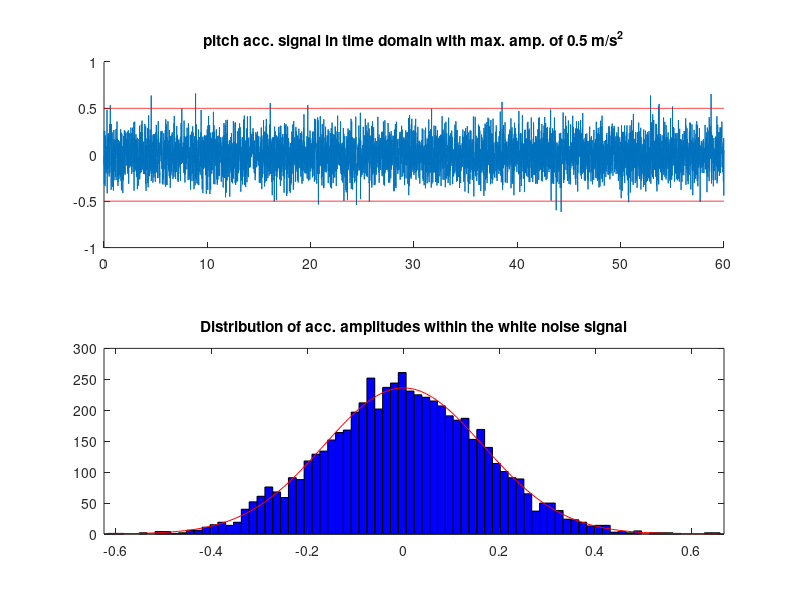
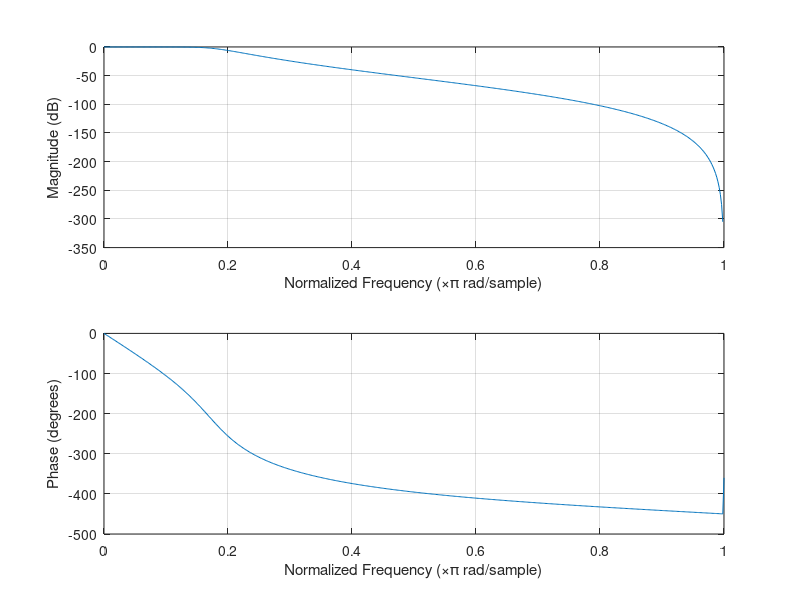
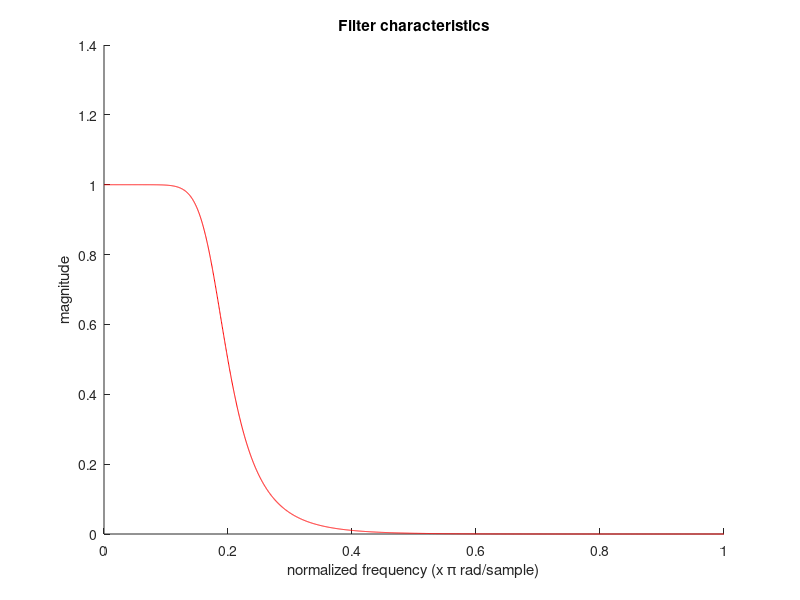
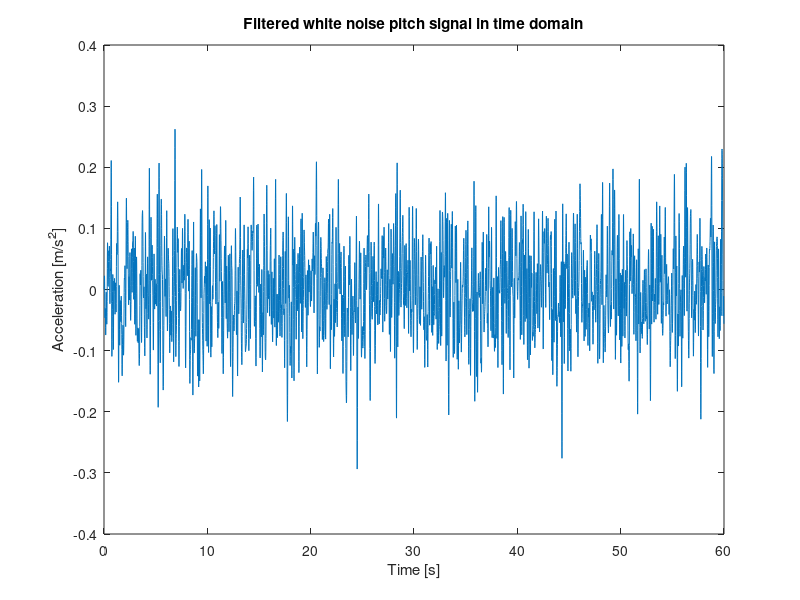

These charts were generated, in order, by the following MATLAB code: (Note: this script raises an error after producing the figures.)
%% Pitch perturbation signal design with amplitudes of 0.5 m/s^2

% Jelle Waling de Haan
% 30-07-18
% MSc project: passive rider identification

% In this script a pitch perturbation signal is designed. It's based on a
% filtered white noise with (reduced) power up to 10 Hz. 99,7% of the 
% acceleration amplitudes is between -0.5 and 0.5 m/s^2. The perturbation 
% signal has a duration of 60 sec. From the designed acceleration perturbation 
% a velocity and position signal are obtained by integration of the acceleration
% signal followed by the integration of the velocity signal. The platform 
% which is used is PVA controlled

clear all
close all
clc

%% Signal parameters

T       = 60;           % observation time. 
fs      = 100;          % samplin frequency
dt      = 1/fs;         % sample duration
N       = T*fs;         % number of samples in signal
t       = (0:N-1).'*dt; % time vector

%% Design perturbation signals

% mean value of whithe noise signal. Need to be specified.
mu_pitch      = 0; 

% standard deviation = measure for amplitude. A max. amplitude of 0.5 m/s^2
% is chosen since this gives the best FRF for the pitch motion within a
% frequency range of 0 - 10 Hz.
max_amp_pitch = 0.5; %m/s^2
sigma_pitch   = max_amp_pitch/3; %STD of signal 

% designing input signal (white noise)
u_pitch       = sigma_pitch.*randn(N,1)+mu_pitch;  

% plot signal in time domain and show the of distribution amplitudes within 
% the signal. 
figure(1)
subplot(211)
    hold all;
    plot(t,u_pitch)
    plot(t,max_amp_pitch*ones(size(t)),'r') 
    plot(t,-max_amp_pitch*ones(size(t)),'r') 
    title('pitch acc. signal in time domain with max. amp. of 0.5 m/s^2')
subplot(212)
    histfit(u_pitch)
    title('Distribution of acc. amplitudes within the white noise signal')
    
%% Butterworth filter design
close all

% A first-order filter response pitchs off at -6 dB per octave (-20 dB per 
% decade). All first-order lowpass filters have the same normalized 
% frequency response. A second-order filter decreases at -12 dB per 
% octave, a third-order at -18 dB and so on. 

% cutoff frequency. Needs to be specified
fc_low          = 9;                        

% The firtst term of a butterworth filter represents the order of the
% filter, the second term is de cutoff frequenty with respect to the
% normalized frequency, the third term indicates that it is a low
% passfilter
[b,a]       = butter(5,fc_low/(fs/2),'low'); 

figure(2)
    freqz(b,a);

figure(3)
    H_low = freqz(b,a,floor(N/2));
    hold on;
    plot([0:1/(N/2-1):1],abs(H_low),'r');
    xlabel('normalized frequency (x \pi rad/sample)')
    ylabel('magnitude')
    title('Filter characteristics')

% filtering of the pitch signal
u_pitch_filt    = filter(b,a,u_pitch);

figure(4)
    plot(t, u_pitch_filt);
    ylabel('Acceleration [m/s^2]');
    xlabel('Time [s]');
    title('Filtered white noise pitch signal in time domain')


%% Scaling signals
close all

% from previous follows that the amplitude is decreased as a result of
% filtering. Therefore, the signal has to be rescaled. 
var_pitch           = sigma_pitch^2; % variance of signal 
scale_pitch_filt    = sqrt(var_pitch)/std(u_pitch_filt);
u_pitch_filt_scaled = scale_pitch_filt.*u_pitch_filt;

%% Plotting in time domain

figure('name', 'pitch signals in time domain')
subplot(311)
    plot(t,u_pitch); grid on;
    ylabel('Amplitude [m/s^2]')
    xlabel('Time [s]')
    xlim([0 10])
    title(['Unfiltered pitch (white noise): \mu=', num2str(mean(u_pitch)),' \sigma=', num2str(std(u_pitch))]) 
subplot(312)
    plot(t,u_pitch_filt); grid on;
    ylabel('Amplitude [m/s^2]')
    xlabel('Time [s]')
    xlim([0 10])
    title(['Filtered pitch (filtered white noise): \mu=', num2str(mean(u_pitch_filt)),' \sigma=', num2str(std(u_pitch_filt))])
subplot(313)
    plot(t,u_pitch_filt_scaled)
    xlim([0 10])
    ylabel('Amplitude [m/s^2]')
    xlabel('Time [s]')
    title(['Filtered pitch scaled: \mu=', num2str(mean(u_pitch_filt_scaled)),' \sigma=', num2str(std(u_pitch_filt_scaled))])
    
%% Plotting in frequency domain
close all

% In order to check the power in the frequency range of interest the pitch
% input acc. signal is plotted in frequency domain.
U_pitch                 = fft(u_pitch);
U_pitch_filt            = fft(u_pitch_filt);
U_pitch_filt_scaled     = fft(u_pitch_filt_scaled);

% frequency vector
fv  = (0:1/T:fs-(1/T))';

figure('name', 'pitch signal in freq. domain')
subplot(311)
    plot(fv(1:N/2),abs(U_pitch(1:N/2)))
    xlim([0 20])
    xlabel('Frequency [Hz]')
    ylabel('Magnitude')
    title(['pitch: \mu=', num2str(mean(u_pitch)),' \sigma=', num2str(std(u_pitch))])
subplot(312) 
    plot(fv(1:N/2),abs(U_pitch_filt(1:N/2)))
    xlim([0 20])
    xlabel('Frequency [Hz]')
    ylabel('Magnitude')
    title(['No scaled forward filtered pitch: \mu=', num2str(mean(u_pitch_filt)),' \sigma=', num2str(std(u_pitch_filt))])
subplot(313)
    plot(fv(1:N/2),abs(U_pitch_filt_scaled(1:N/2)))
    xlim([0 20])
    xlabel('Frequency [Hz]')
    ylabel('Magnitude')
    title(['Scaled forward filtered pitch: \mu=', num2str(mean(u_pitch_filt_scaled)),' \sigma=', num2str(std(u_pitch_filt_scaled))])

%% Integrating pitch acceleration signal
close all

pitch_acc = u_pitch_filt_scaled;
pitch_vel = cumtrapz(t,pitch_acc);
pitch_dis = cumtrapz(t,pitch_vel);

figure('name', 'PVA signal in time domain with drift')
    plot(t,pitch_acc)
    hold on; grid on;
    plot(t,pitch_vel)
    plot(t,pitch_dis)
    xlabel('Time [s]')
    legend('Acceleration','Velocity','Position');
    title('pitch acceleration, velocity and position signal with drift')

%% Designing high pass filter for drift reduction/cancelation
close all

% As a resutl of integration the position signal shows drift. The solve for
% this the signal should be high filtered with a very low cutoff frequency
% in order to prevent drift and to maintain high power is low frequencies.

% defining high cutoff frequency
fc_high = 0.2;

% 2nd order butterworth filter
[d,c] = butter(2,fc_high/(fs/2),'high');

figure(1)
    freqz(d,c);

figure(2)
    H_high = freqz(d,a,floor(N/2));
    hold on;
    plot([0:1/(N/2-1):1],abs(H_high),'r');
    xlabel('Normalized frequency (x \pi rad/sample)')
    ylabel('Magnitude')
    title('Filter characteristics')
    
% Solving for drift bij filtering
pitch_acc_filt = filter(d,c,pitch_acc);
pitch_vel_filt = filter(d,c,pitch_vel);
pitch_dis_filt = filter(d,c,pitch_dis);

%% Plotting PVA signal
close all 

figure('name', 'PVA signal in time domain')
    plot(t,pitch_acc_filt)
    hold on; grid on;
    plot(t,pitch_vel_filt)
    plot(t,pitch_dis_filt)
    xlim([0 10])
    xlabel('Time [s]')
    title('pitch acceleration, velocity and position signal without drift')
    
%% Plotting PVA signal in freq. domain
close all

U_pitch_acc = fft(pitch_acc_filt);
U_pitch_vel = fft(pitch_vel_filt);
U_pitch_dis = fft(pitch_dis_filt);

figure('name', 'pitch signal in freq. domain')
subplot(311)
    plot(fv(1:N/2),abs(U_pitch_acc(1:N/2)))
    xlabel('Frequency [Hz]')
    ylabel('Magnitude')
    title(['pitch acc. signal: \mu=', num2str(mean(pitch_acc_filt)),' \sigma=', num2str(std(pitch_acc_filt))])
subplot(312) 
    plot(fv(1:N/2),abs(U_pitch_vel(1:N/2)))
    xlabel('Frequency [Hz]')
    ylabel('Magnitude')
    title(['pitch vel. signal: \mu=', num2str(mean(pitch_vel_filt)),' \sigma=', num2str(std(pitch_vel_filt))])
subplot(313)
    plot(fv(1:N/2),abs(U_pitch_dis(1:N/2)))
    xlabel('Frequency [Hz]')
    ylabel('Magnitude')
    title(['pitch dis. signal: \mu=', num2str(mean(pitch_dis_filt)),' \sigma=', num2str(std(pitch_dis_filt))])

%% Scaling pitch acceleration signal
close all

scale_pitch_acc_filt  = sqrt(var_pitch)/std(pitch_acc_filt);
pitch_acc_filt_scaled = scale_pitch_acc_filt.*pitch_acc_filt;

figure()
subplot(211)
    plot(t,pitch_acc_filt);
    xlim([0 10])
    title(['pitch acc. signal not scaled: \mu=', num2str(mean(pitch_acc_filt)),' \sigma^2=', num2str(std(pitch_acc_filt))])
subplot(212)
    plot(t,pitch_acc_filt_scaled);
    xlim([0 10])
    title(['pitch acc. scaled signal: \mu=', num2str(mean(pitch_acc_filt_scaled)),' \sigma^2=', num2str(std(pitch_acc_filt_scaled))])

%% Integrating the pitch acc. signal
close all

pitch_vel_filt_scaled = cumtrapz(t,pitch_acc_filt_scaled);
pitch_dis_filt_scaled = cumtrapz(t,pitch_vel_filt_scaled);

figure('name', 'Scaled PVA signal')
    plot(t,pitch_acc_filt_scaled);
    hold on;
    plot(t,pitch_vel_filt_scaled);
    plot(t,pitch_dis_filt_scaled);
    xlim([0 10])
    xlabel('Time [s]')
    title('Scaled PVA signal without drift')

%% Plotting scaled PVA signal in freq. domain
close all

U_pitch_acc_scaled = fft(pitch_acc_filt_scaled);
U_pitch_vel_scaled = fft(pitch_vel_filt_scaled);
U_pitch_dis_scaled = fft(pitch_dis_filt_scaled);

figure('name', 'pitch signal in freq. domain')
subplot(311)
    plot(fv(1:N/2),abs(U_pitch_acc_scaled(1:N/2)))
    xlabel('Frequency [Hz]')
    ylabel('magnitude')
    title(['pitch acc. signal: \mu=', num2str(mean(pitch_acc_filt_scaled)),' \sigma=', num2str(std(pitch_acc_filt_scaled))])
subplot(312) 
    plot(fv(1:N/2),abs(U_pitch_vel_scaled(1:N/2)))
    xlabel('Frequency [Hz]')
    ylabel('Magnitude')
    title(['pitch vel. signal: \mu=', num2str(mean(pitch_vel_filt_scaled)),' \sigma=', num2str(std(pitch_vel_filt_scaled))])
subplot(313)
    plot(fv(1:N/2),abs(U_pitch_dis_scaled(1:N/2)))
    xlabel('Frequency [Hz]')
    ylabel('Magnitude')
    title(['pitch dis. signal: \mu=', num2str(mean(pitch_dis_filt_scaled)),' \sigma=', num2str(std(pitch_dis_filt_scaled))])

%% Rename variables for final PVA signal
close all

pitch_acc = pitch_acc_filt_scaled;
pitch_vel = pitch_vel_filt_scaled;
pitch_dis = pitch_dis_filt_scaled;

%% loading reference signal data
load('ref_start_stop_025ms2')

%% Constructing final PVA signal
pitch_acc_amp05 = [ref_acc_start; pitch_acc; ref_acc_stop];
pitch_vel_amp05 = [ref_vel_start; pitch_vel; ref_vel_stop];
pitch_dis_amp05 = [ref_dis_start; pitch_dis; ref_dis_stop];

t_pitch = (0:length(pitch_acc_amp05)-1).'*dt; % time vector

figure(2)
subplot(311)
plot(t_pitch, pitch_acc_amp05);
title('Final pitch acc. signal')
xlabel('Time [s]')
ylabel('m/s^2')
subplot(312)
plot(t_pitch, pitch_vel_amp05);
title('Final pitch vel. signal')
xlabel('Time [s]')
ylabel('m/s')
subplot(313)
plot(t_pitch, pitch_dis_amp05);
title('Final pitch dis. signal')
xlabel('Time [s]')
ylabel('m')

%% Plotting final PVA signal in freq. domain
close all

fs       = 100;
T_pert   = 69.02;                   
N_pert   = length(pitch_acc_amp05);
fv_pert  = (0:1/T_pert:fs-(1/T_pert))';   

U_pitch_acc_amp05 = fft(pitch_acc_amp05);

figure('name', 'pitch signal in freq. domain')
    plot(fv_pert(1:N_pert/2),abs(U_pitch_acc_amp05(1:N_pert/2)))
    xlabel('Frequency [Hz]')
    ylabel('Magnitude')
    title(['Final pitch acc. signal in freq. domain: \mu=', num2str(mean(pitch_acc_filt_scaled)),' \sigma=', num2str(std(pitch_acc_filt_scaled))])

%% Save signal
save('/Users/jellewalingdehaan/Documents/Universiteit/Delft/Master Biomedical Engineering/Jaar 2/Graduation project/matlab/PVA signal/PVA signals/final perturbation signals/pitch perturbation/pitch_pert_amp05.mat','pitch_dis_amp05','pitch_vel_amp05','pitch_acc_amp05')
